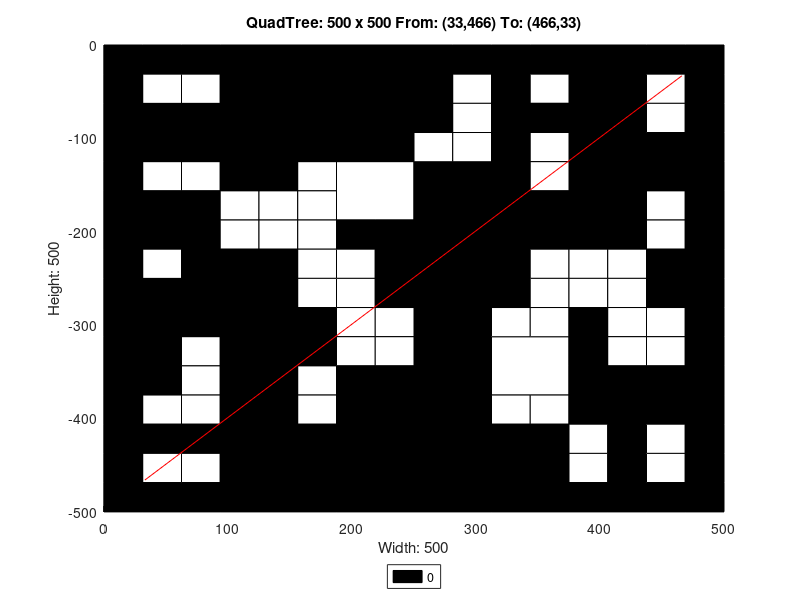

Here is the MATLAB script that generated this plot:
axis([0 500 -500 0]);
title('QuadTree: 500 x 500 From: (33,466) To: (466,33)');
xlabel('Width: 500');
ylabel('Height: 500');
rectangle('Position',[125 -125 125 125], 'FaceColor',[0 0 0]);
rectangle('Position',[0 -125 62.5 62.5], 'FaceColor',[0 0 0]);
rectangle('Position',[62.5 -125 62.5 62.5], 'FaceColor',[0 0 0]);
rectangle('Position',[187.5 -187.5 62.5 62.5], 'FaceColor',[1 1 1]);
rectangle('Position',[375 -62.5 62.5 62.5], 'FaceColor',[0 0 0]);
rectangle('Position',[375 -125 62.5 62.5], 'FaceColor',[0 0 0]);
rectangle('Position',[250 -187.5 62.5 62.5], 'FaceColor',[0 0 0]);
rectangle('Position',[250 -250 62.5 62.5], 'FaceColor',[0 0 0]);
rectangle('Position',[375 -187.5 62.5 62.5], 'FaceColor',[0 0 0]);
rectangle('Position',[0 -312.5 62.5 62.5], 'FaceColor',[0 0 0]);
rectangle('Position',[62.5 -312.5 62.5 62.5], 'FaceColor',[0 0 0]);
rectangle('Position',[0 -375 62.5 62.5], 'FaceColor',[0 0 0]);
rectangle('Position',[187.5 -437.5 62.5 62.5], 'FaceColor',[0 0 0]);
rectangle('Position',[125 -500 62.5 62.5], 'FaceColor',[0 0 0]);
rectangle('Position',[187.5 -500 62.5 62.5], 'FaceColor',[0 0 0]);
rectangle('Position',[250 -312.5 62.5 62.5], 'FaceColor',[0 0 0]);
rectangle('Position',[250 -375 62.5 62.5], 'FaceColor',[0 0 0]);
rectangle('Position',[312.5 -375 62.5 62.5], 'FaceColor',[1 1 1]);
rectangle('Position',[250 -437.5 62.5 62.5], 'FaceColor',[0 0 0]);
rectangle('Position',[250 -500 62.5 62.5], 'FaceColor',[0 0 0]);
rectangle('Position',[312.5 -500 62.5 62.5], 'FaceColor',[0 0 0]);
rectangle('Position',[0 -31.25 31.25 31.25], 'FaceColor',[0 0 0]);
rectangle('Position',[31.25 -31.25 31.25 31.25], 'FaceColor',[0 0 0]);
rectangle('Position',[0 -62.5 31.25 31.25], 'FaceColor',[0 0 0]);
rectangle('Position',[31.25 -62.5 31.25 31.25], 'FaceColor',[1 1 1]);
rectangle('Position',[62.5 -31.25 31.25 31.25], 'FaceColor',[0 0 0]);
rectangle('Position',[93.75 -31.25 31.25 31.25], 'FaceColor',[0 0 0]);
rectangle('Position',[62.5 -62.5 31.25 31.25], 'FaceColor',[1 1 1]);
rectangle('Position',[93.75 -62.5 31.25 31.25], 'FaceColor',[0 0 0]);
rectangle('Position',[0 -156.25 31.25 31.25], 'FaceColor',[0 0 0]);
rectangle('Position',[31.25 -156.25 31.25 31.25], 'FaceColor',[1 1 1]);
rectangle('Position',[0 -187.5 31.25 31.25], 'FaceColor',[0 0 0]);
rectangle('Position',[31.25 -187.5 31.25 31.25], 'FaceColor',[0 0 0]);
rectangle('Position',[62.5 -156.25 31.25 31.25], 'FaceColor',[1 1 1]);
rectangle('Position',[93.75 -156.25 31.25 31.25], 'FaceColor',[0 0 0]);
rectangle('Position',[62.5 -187.5 31.25 31.25], 'FaceColor',[0 0 0]);
rectangle('Position',[93.75 -187.5 31.25 31.25], 'FaceColor',[1 1 1]);
rectangle('Position',[0 -218.75 31.25 31.25], 'FaceColor',[0 0 0]);
rectangle('Position',[31.25 -218.75 31.25 31.25], 'FaceColor',[0 0 0]);
rectangle('Position',[0 -250 31.25 31.25], 'FaceColor',[0 0 0]);
rectangle('Position',[31.25 -250 31.25 31.25], 'FaceColor',[1 1 1]);
rectangle('Position',[62.5 -218.75 31.25 31.25], 'FaceColor',[0 0 0]);
rectangle('Position',[93.75 -218.75 31.25 31.25], 'FaceColor',[1 1 1]);
rectangle('Position',[62.5 -250 31.25 31.25], 'FaceColor',[0 0 0]);
rectangle('Position',[93.75 -250 31.25 31.25], 'FaceColor',[0 0 0]);
rectangle('Position',[125 -156.25 31.25 31.25], 'FaceColor',[0 0 0]);
rectangle('Position',[156.25 -156.25 31.25 31.25], 'FaceColor',[1 1 1]);
rectangle('Position',[125 -187.5 31.25 31.25], 'FaceColor',[1 1 1]);
rectangle('Position',[156.25 -187.5 31.25 31.25], 'FaceColor',[1 1 1]);
rectangle('Position',[125 -218.75 31.25 31.25], 'FaceColor',[1 1 1]);
rectangle('Position',[156.25 -218.75 31.25 31.25], 'FaceColor',[1 1 1]);
rectangle('Position',[125 -250 31.25 31.25], 'FaceColor',[0 0 0]);
rectangle('Position',[156.25 -250 31.25 31.25], 'FaceColor',[1 1 1]);
rectangle('Position',[187.5 -218.75 31.25 31.25], 'FaceColor',[0 0 0]);
rectangle('Position',[218.75 -218.75 31.25 31.25], 'FaceColor',[0 0 0]);
rectangle('Position',[187.5 -250 31.25 31.25], 'FaceColor',[1 1 1]);
rectangle('Position',[218.75 -250 31.25 31.25], 'FaceColor',[0 0 0]);
rectangle('Position',[250 -31.25 31.25 31.25], 'FaceColor',[0 0 0]);
rectangle('Position',[281.25 -31.25 31.25 31.25], 'FaceColor',[0 0 0]);
rectangle('Position',[250 -62.5 31.25 31.25], 'FaceColor',[0 0 0]);
rectangle('Position',[281.25 -62.5 31.25 31.25], 'FaceColor',[1 1 1]);
rectangle('Position',[312.5 -31.25 31.25 31.25], 'FaceColor',[0 0 0]);
rectangle('Position',[343.75 -31.25 31.25 31.25], 'FaceColor',[0 0 0]);
rectangle('Position',[312.5 -62.5 31.25 31.25], 'FaceColor',[0 0 0]);
rectangle('Position',[343.75 -62.5 31.25 31.25], 'FaceColor',[1 1 1]);
rectangle('Position',[250 -93.75 31.25 31.25], 'FaceColor',[0 0 0]);
rectangle('Position',[281.25 -93.75 31.25 31.25], 'FaceColor',[1 1 1]);
rectangle('Position',[250 -125 31.25 31.25], 'FaceColor',[1 1 1]);
rectangle('Position',[281.25 -125 31.25 31.25], 'FaceColor',[1 1 1]);
rectangle('Position',[312.5 -93.75 31.25 31.25], 'FaceColor',[0 0 0]);
rectangle('Position',[343.75 -93.75 31.25 31.25], 'FaceColor',[0 0 0]);
rectangle('Position',[312.5 -125 31.25 31.25], 'FaceColor',[0 0 0]);
rectangle('Position',[343.75 -125 31.25 31.25], 'FaceColor',[1 1 1]);
rectangle('Position',[437.5 -31.25 31.25 31.25], 'FaceColor',[0 0 0]);
rectangle('Position',[468.75 -31.25 31.25 31.25], 'FaceColor',[0 0 0]);
rectangle('Position',[437.5 -62.5 31.25 31.25], 'FaceColor',[1 1 1]);
rectangle('Position',[468.75 -62.5 31.25 31.25], 'FaceColor',[0 0 0]);
rectangle('Position',[437.5 -93.75 31.25 31.25], 'FaceColor',[1 1 1]);
rectangle('Position',[468.75 -93.75 31.25 31.25], 'FaceColor',[0 0 0]);
rectangle('Position',[437.5 -125 31.25 31.25], 'FaceColor',[0 0 0]);
rectangle('Position',[468.75 -125 31.25 31.25], 'FaceColor',[0 0 0]);
rectangle('Position',[312.5 -156.25 31.25 31.25], 'FaceColor',[0 0 0]);
rectangle('Position',[343.75 -156.25 31.25 31.25], 'FaceColor',[1 1 1]);
rectangle('Position',[312.5 -187.5 31.25 31.25], 'FaceColor',[0 0 0]);
rectangle('Position',[343.75 -187.5 31.25 31.25], 'FaceColor',[0 0 0]);
rectangle('Position',[312.5 -218.75 31.25 31.25], 'FaceColor',[0 0 0]);
rectangle('Position',[343.75 -218.75 31.25 31.25], 'FaceColor',[0 0 0]);
rectangle('Position',[312.5 -250 31.25 31.25], 'FaceColor',[0 0 0]);
rectangle('Position',[343.75 -250 31.25 31.25], 'FaceColor',[1 1 1]);
rectangle('Position',[437.5 -156.25 31.25 31.25], 'FaceColor',[0 0 0]);
rectangle('Position',[468.75 -156.25 31.25 31.25], 'FaceColor',[0 0 0]);
rectangle('Position',[437.5 -187.5 31.25 31.25], 'FaceColor',[1 1 1]);
rectangle('Position',[468.75 -187.5 31.25 31.25], 'FaceColor',[0 0 0]);
rectangle('Position',[375 -218.75 31.25 31.25], 'FaceColor',[0 0 0]);
rectangle('Position',[406.25 -218.75 31.25 31.25], 'FaceColor',[0 0 0]);
rectangle('Position',[375 -250 31.25 31.25], 'FaceColor',[1 1 1]);
rectangle('Position',[406.25 -250 31.25 31.25], 'FaceColor',[1 1 1]);
rectangle('Position',[437.5 -218.75 31.25 31.25], 'FaceColor',[1 1 1]);
rectangle('Position',[468.75 -218.75 31.25 31.25], 'FaceColor',[0 0 0]);
rectangle('Position',[437.5 -250 31.25 31.25], 'FaceColor',[0 0 0]);
rectangle('Position',[468.75 -250 31.25 31.25], 'FaceColor',[0 0 0]);
rectangle('Position',[62.5 -343.75 31.25 31.25], 'FaceColor',[1 1 1]);
rectangle('Position',[93.75 -343.75 31.25 31.25], 'FaceColor',[0 0 0]);
rectangle('Position',[62.5 -375 31.25 31.25], 'FaceColor',[1 1 1]);
rectangle('Position',[93.75 -375 31.25 31.25], 'FaceColor',[0 0 0]);
rectangle('Position',[125 -281.25 31.25 31.25], 'FaceColor',[0 0 0]);
rectangle('Position',[156.25 -281.25 31.25 31.25], 'FaceColor',[1 1 1]);
rectangle('Position',[125 -312.5 31.25 31.25], 'FaceColor',[0 0 0]);
rectangle('Position',[156.25 -312.5 31.25 31.25], 'FaceColor',[0 0 0]);
rectangle('Position',[187.5 -281.25 31.25 31.25], 'FaceColor',[1 1 1]);
rectangle('Position',[218.75 -281.25 31.25 31.25], 'FaceColor',[0 0 0]);
rectangle('Position',[187.5 -312.5 31.25 31.25], 'FaceColor',[1 1 1]);
rectangle('Position',[218.75 -312.5 31.25 31.25], 'FaceColor',[1 1 1]);
rectangle('Position',[125 -343.75 31.25 31.25], 'FaceColor',[0 0 0]);
rectangle('Position',[156.25 -343.75 31.25 31.25], 'FaceColor',[0 0 0]);
rectangle('Position',[125 -375 31.25 31.25], 'FaceColor',[0 0 0]);
rectangle('Position',[156.25 -375 31.25 31.25], 'FaceColor',[1 1 1]);
rectangle('Position',[187.5 -343.75 31.25 31.25], 'FaceColor',[1 1 1]);
rectangle('Position',[218.75 -343.75 31.25 31.25], 'FaceColor',[1 1 1]);
rectangle('Position',[187.5 -375 31.25 31.25], 'FaceColor',[0 0 0]);
rectangle('Position',[218.75 -375 31.25 31.25], 'FaceColor',[0 0 0]);
rectangle('Position',[0 -406.25 31.25 31.25], 'FaceColor',[0 0 0]);
rectangle('Position',[31.25 -406.25 31.25 31.25], 'FaceColor',[1 1 1]);
rectangle('Position',[0 -437.5 31.25 31.25], 'FaceColor',[0 0 0]);
rectangle('Position',[31.25 -437.5 31.25 31.25], 'FaceColor',[0 0 0]);
rectangle('Position',[62.5 -406.25 31.25 31.25], 'FaceColor',[1 1 1]);
rectangle('Position',[93.75 -406.25 31.25 31.25], 'FaceColor',[0 0 0]);
rectangle('Position',[62.5 -437.5 31.25 31.25], 'FaceColor',[0 0 0]);
rectangle('Position',[93.75 -437.5 31.25 31.25], 'FaceColor',[0 0 0]);
rectangle('Position',[0 -468.75 31.25 31.25], 'FaceColor',[0 0 0]);
rectangle('Position',[31.25 -468.75 31.25 31.25], 'FaceColor',[1 1 1]);
rectangle('Position',[0 -500 31.25 31.25], 'FaceColor',[0 0 0]);
rectangle('Position',[31.25 -500 31.25 31.25], 'FaceColor',[0 0 0]);
rectangle('Position',[62.5 -468.75 31.25 31.25], 'FaceColor',[1 1 1]);
rectangle('Position',[93.75 -468.75 31.25 31.25], 'FaceColor',[0 0 0]);
rectangle('Position',[62.5 -500 31.25 31.25], 'FaceColor',[0 0 0]);
rectangle('Position',[93.75 -500 31.25 31.25], 'FaceColor',[0 0 0]);
rectangle('Position',[125 -406.25 31.25 31.25], 'FaceColor',[0 0 0]);
rectangle('Position',[156.25 -406.25 31.25 31.25], 'FaceColor',[1 1 1]);
rectangle('Position',[125 -437.5 31.25 31.25], 'FaceColor',[0 0 0]);
rectangle('Position',[156.25 -437.5 31.25 31.25], 'FaceColor',[0 0 0]);
rectangle('Position',[312.5 -281.25 31.25 31.25], 'FaceColor',[0 0 0]);
rectangle('Position',[343.75 -281.25 31.25 31.25], 'FaceColor',[1 1 1]);
rectangle('Position',[312.5 -312.5 31.25 31.25], 'FaceColor',[1 1 1]);
rectangle('Position',[343.75 -312.5 31.25 31.25], 'FaceColor',[1 1 1]);
rectangle('Position',[375 -281.25 31.25 31.25], 'FaceColor',[1 1 1]);
rectangle('Position',[406.25 -281.25 31.25 31.25], 'FaceColor',[1 1 1]);
rectangle('Position',[375 -312.5 31.25 31.25], 'FaceColor',[0 0 0]);
rectangle('Position',[406.25 -312.5 31.25 31.25], 'FaceColor',[1 1 1]);
rectangle('Position',[437.5 -281.25 31.25 31.25], 'FaceColor',[0 0 0]);
rectangle('Position',[468.75 -281.25 31.25 31.25], 'FaceColor',[0 0 0]);
rectangle('Position',[437.5 -312.5 31.25 31.25], 'FaceColor',[1 1 1]);
rectangle('Position',[468.75 -312.5 31.25 31.25], 'FaceColor',[0 0 0]);
rectangle('Position',[375 -343.75 31.25 31.25], 'FaceColor',[0 0 0]);
rectangle('Position',[406.25 -343.75 31.25 31.25], 'FaceColor',[1 1 1]);
rectangle('Position',[375 -375 31.25 31.25], 'FaceColor',[0 0 0]);
rectangle('Position',[406.25 -375 31.25 31.25], 'FaceColor',[0 0 0]);
rectangle('Position',[437.5 -343.75 31.25 31.25], 'FaceColor',[1 1 1]);
rectangle('Position',[468.75 -343.75 31.25 31.25], 'FaceColor',[0 0 0]);
rectangle('Position',[437.5 -375 31.25 31.25], 'FaceColor',[0 0 0]);
rectangle('Position',[468.75 -375 31.25 31.25], 'FaceColor',[0 0 0]);
rectangle('Position',[312.5 -406.25 31.25 31.25], 'FaceColor',[1 1 1]);
rectangle('Position',[343.75 -406.25 31.25 31.25], 'FaceColor',[1 1 1]);
rectangle('Position',[312.5 -437.5 31.25 31.25], 'FaceColor',[0 0 0]);
rectangle('Position',[343.75 -437.5 31.25 31.25], 'FaceColor',[0 0 0]);
rectangle('Position',[375 -406.25 31.25 31.25], 'FaceColor',[0 0 0]);
rectangle('Position',[406.25 -406.25 31.25 31.25], 'FaceColor',[0 0 0]);
rectangle('Position',[375 -437.5 31.25 31.25], 'FaceColor',[1 1 1]);
rectangle('Position',[406.25 -437.5 31.25 31.25], 'FaceColor',[0 0 0]);
rectangle('Position',[437.5 -406.25 31.25 31.25], 'FaceColor',[0 0 0]);
rectangle('Position',[468.75 -406.25 31.25 31.25], 'FaceColor',[0 0 0]);
rectangle('Position',[437.5 -437.5 31.25 31.25], 'FaceColor',[1 1 1]);
rectangle('Position',[468.75 -437.5 31.25 31.25], 'FaceColor',[0 0 0]);
rectangle('Position',[375 -468.75 31.25 31.25], 'FaceColor',[1 1 1]);
rectangle('Position',[406.25 -468.75 31.25 31.25], 'FaceColor',[0 0 0]);
rectangle('Position',[375 -500 31.25 31.25], 'FaceColor',[0 0 0]);
rectangle('Position',[406.25 -500 31.25 31.25], 'FaceColor',[0 0 0]);
rectangle('Position',[437.5 -468.75 31.25 31.25], 'FaceColor',[1 1 1]);
rectangle('Position',[468.75 -468.75 31.25 31.25], 'FaceColor',[0 0 0]);
rectangle('Position',[437.5 -500 31.25 31.25], 'FaceColor',[0 0 0]);
rectangle('Position',[468.75 -500 31.25 31.25], 'FaceColor',[0 0 0]);
X=[466,33];
Y=[-33,-466];
hold on;
plot(X,Y,'r');
legend('0','Location','southoutside');
